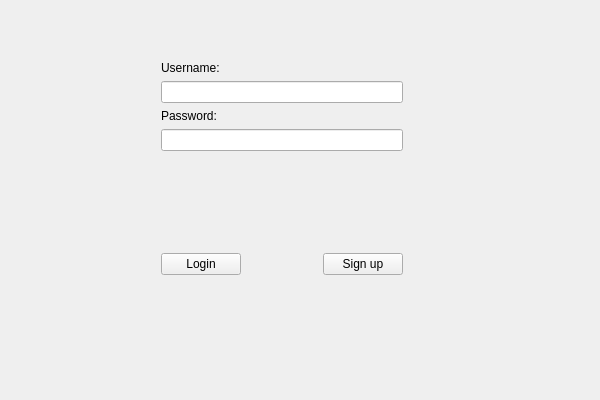
<?xml version="1.0" encoding="UTF-8"?>
<ui version="4.0">
 <class>LoginWindow</class>
 <widget class="QWidget" name="LoginWindow">
  <property name="geometry">
   <rect>
    <x>0</x>
    <y>0</y>
    <width>600</width>
    <height>400</height>
   </rect>
  </property>
  <property name="windowTitle">
   <string>LoginWindow</string>
  </property>
  <widget class="QWidget" name="layoutWidget">
   <property name="geometry">
    <rect>
     <x>150</x>
     <y>50</y>
     <width>264</width>
     <height>236</height>
    </rect>
   </property>
   <layout class="QVBoxLayout" name="verticalLayout_2">
    <item>
     <layout class="QVBoxLayout" name="verticalLayout">
      <item>
       <widget class="QLabel" name="usernameLabel">
        <property name="text">
         <string>Username:</string>
        </property>
       </widget>
      </item>
      <item>
       <widget class="QLineEdit" name="usernameEdit"/>
      </item>
      <item>
       <widget class="QLabel" name="passwordLabel">
        <property name="text">
         <string>Password:</string>
        </property>
       </widget>
      </item>
      <item>
       <widget class="QLineEdit" name="passwordEdit">
        <property name="echoMode">
         <enum>QLineEdit::Password</enum>
        </property>
       </widget>
      </item>
      <item>
       <widget class="QLabel" name="errorLabel">
        <property name="text">
         <string/>
        </property>
       </widget>
      </item>
     </layout>
    </item>
    <item>
     <spacer name="verticalSpacer">
      <property name="orientation">
       <enum>Qt::Vertical</enum>
      </property>
      <property name="sizeHint" stdset="0">
       <size>
        <width>20</width>
        <height>78</height>
       </size>
      </property>
     </spacer>
    </item>
    <item>
     <layout class="QHBoxLayout" name="horizontalLayout">
      <item>
       <widget class="QPushButton" name="loginButton">
        <property name="text">
         <string>Login</string>
        </property>
       </widget>
      </item>
      <item>
       <spacer name="horizontalSpacer">
        <property name="orientation">
         <enum>Qt::Horizontal</enum>
        </property>
        <property name="sizeHint" stdset="0">
         <size>
          <width>98</width>
          <height>20</height>
         </size>
        </property>
       </spacer>
      </item>
      <item>
       <widget class="QPushButton" name="signupButton">
        <property name="text">
         <string>Sign up</string>
        </property>
       </widget>
      </item>
     </layout>
    </item>
   </layout>
  </widget>
 </widget>
 <layoutdefault spacing="6" margin="11"/>
 <resources/>
 <connections/>
</ui>
